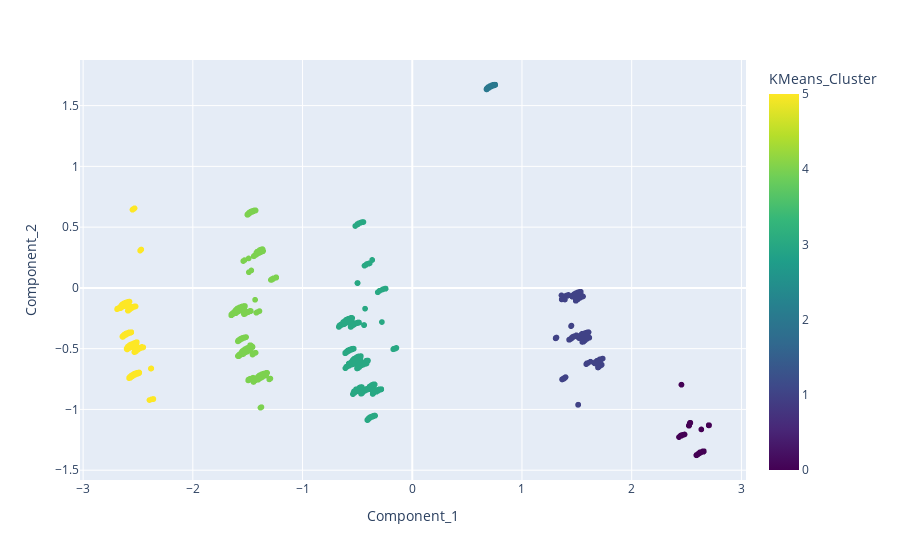

Notebook cell for this chart:
### Code cell
px.scatter(pca_nombres, x="Component_1", y="Component_2", color="KMeans_Cluster", color_continuous_scale=px.colors.sequential.Viridis)

### Figure 1 — Plotly figure (JSON) as saved in the notebook; plotly's stock layout.template omitted (floating-point values rounded to 4 significant figures; data arrays with more than 128 entries replaced by an {"elided": "..."} marker saying what was removed)
{"data": [{"hovertemplate": "Component_1=%{x}<br>Component_2=%{y}<br>KMeans_Cluster=%{marker.color}<extra></extra>", "legendgroup": "", "marker": {"color": {"elided": "22392 int values"}, "coloraxis": "coloraxis", "symbol": "circle"}, "mode": "markers", "name": "", "showlegend": false, "type": "scattergl", "x": {"elided": "22392 float values"}, "xaxis": "x", "y": {"elided": "22392 float values"}, "yaxis": "y"}], "layout": {"coloraxis": {"colorbar": {"title": {"text": "KMeans_Cluster"}}, "colorscale": [[0, "#440154"], [0.1111, "#482878"], [0.2222, "#3e4989"], [0.3333, "#31688e"], [0.4444, "#26828e"], [0.5556, "#1f9e89"], [0.6667, "#35b779"], [0.7778, "#6ece58"], [0.8889, "#b5de2b"], [1, "#fde725"]]}, "legend": {"tracegroupgap": 0}, "margin": {"t": 60}, "xaxis": {"anchor": "y", "domain": [0, 1], "title": {"text": "Component_1"}}, "yaxis": {"anchor": "x", "domain": [0, 1], "title": {"text": "Component_2"}}}}
